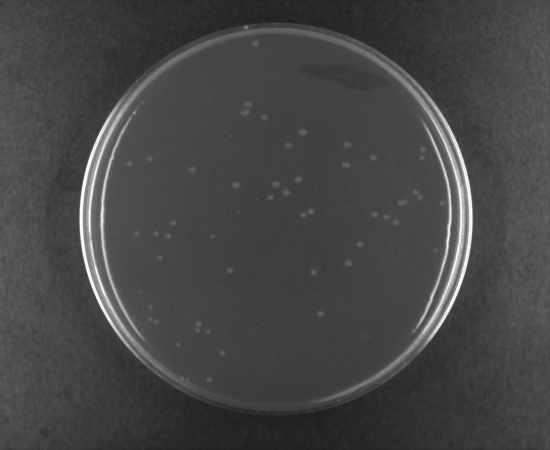
#> input picture img.png, 1100 x 900 px, given in place of 0B3.Tif, which was not available (shown at 1/2 size)
$ python counter.py   (older library calls are emulated)
#> lines starting #> are read from the running program, lines starting #| are printed output that depends on the picture; after the words box and inside, x2 and y2 are one past the last pixel; in counts of white or black regions, pixels touching at a corner belong together; pictures that were not available may be replaced by others from this repository, and a replacement may not be noted
# -*- coding: utf-8 -*-
import numpy as np
import matplotlib.pyplot as plt
from skimage import draw, morphology, transform, filters, feature, measure, color
import cv2


def cut(img, sigma=0.1, plate_width=40):
    im = img.copy()
    im = transform.resize(im, (550, 672))
    contour = feature.canny(im, sigma=sigma)
    blotmap = morphology.dilation(contour, selem=morphology.disk(3))
    radius = np.arange(210, 275, step=3)
    hough = transform.hough_circle(blotmap, radius=radius)
    plate_index = np.unravel_index(hough.argmax(), hough.shape)
    center = (plate_index[1], plate_index[2])
    radius = radius[plate_index[0]] - plate_width
    c = draw.disk(center, radius)
    mask = np.zeros_like(im)
    mask[c] = 1.
    blotmap = blotmap * mask
    return blotmap


def recognize(blotmap):
    label = measure.label(blotmap, connectivity=1)
    label = label.astype(np.int32)  # Convert labels to int32
    blur_map = filters.gaussian(blotmap, 2)
    peaks = feature.peak_local_max(blur_map, min_distance=2, labels=label, num_peaks_per_label=10)
    return peaks.shape[0], peaks


def graph(img, peaks, show=True, fname=None):
    im = img.copy()
    im = transform.resize(im, (550, 672))
    im = color.gray2rgb(im)

    fig, ax = plt.subplots(dpi=150)
    ax.imshow(im)
    ax.scatter(peaks[:, 1], peaks[:, 0], s=20, linewidths=0.3)
    ax.text(75, 520, 'count: {}'.format(peaks.shape[0]), color='white')
    plt.axis('off')
    if show:
        plt.show()
    if fname:
        fig.savefig(fname)


if __name__ == '__main__':
    img = cv2.imread('0B3.Tif', cv2.IMREAD_GRAYSCALE) / 255.0
#> img: shape (900, 1100) float64; min 0.11, max 1, mean 0.274
    plate = cut(img)
#> in cut, `im = transform.resize(im, (550, 672))`:
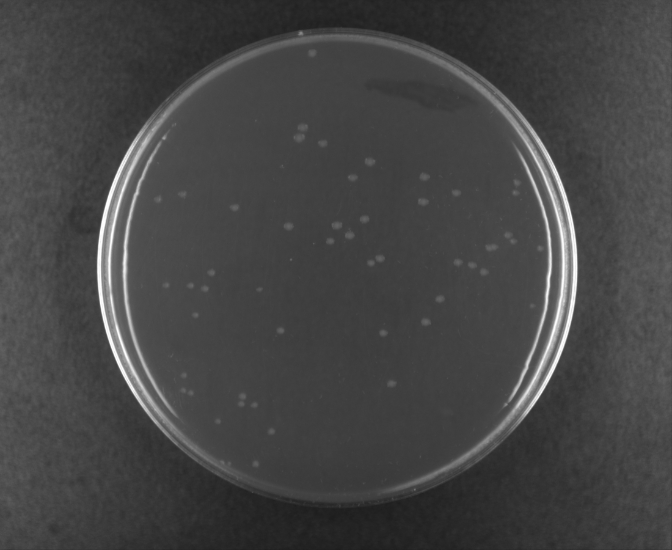
#> im: shape (550, 672) float64; min 0.115, max 1, mean 0.274
#> in cut, `contour = feature.canny(im, sigma=sigma)`:
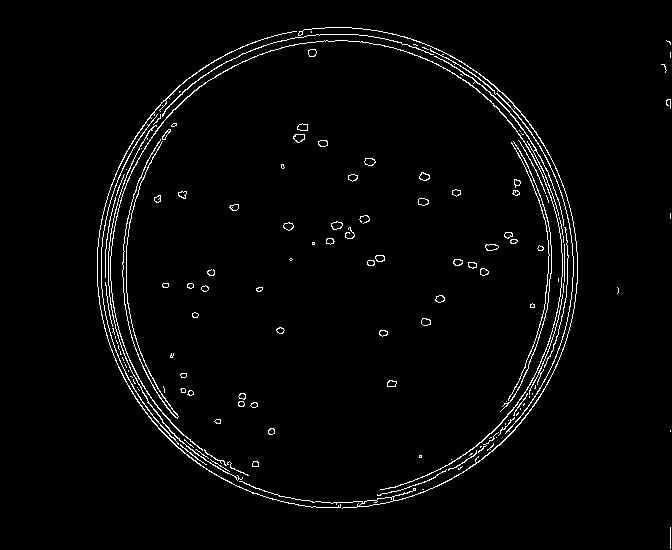
#> contour: shape (550, 672) bool; 2.5% white in thin lines or dots, all inside (x1, y1, x2, y2) = (97, 27, 671, 549)
#> in cut, `blotmap = morphology.dilation(contour, selem=morphology.disk(3))`:
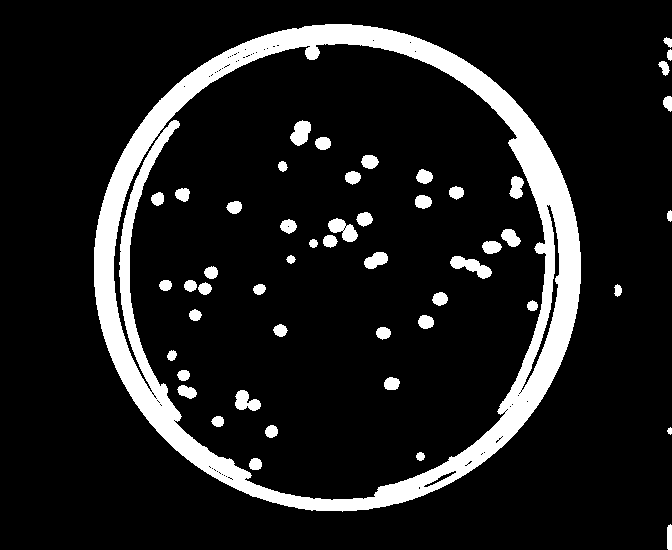
#> blotmap: shape (550, 672) bool; 11.8% white; 51 white regions, largest, box (x1, y1, x2, y2) and area: (94, 24, 581, 512) 35756, (450, 256, 492, 279) 466, (328, 218, 358, 242) 400
#> in cut, `plate_index = np.unravel_index(hough.argmax(), hough.shape)`: plate_index = (9, 265, 332)
#> in cut, `center = (plate_index[1], plate_index[2])`: center = (265, 332)
#> in cut, `radius = radius[plate_index[0]] - plate_width`: radius = 197
#> in cut, `c = draw.disk(center, radius)`: c = 121893 positions, rows 69 to 461, columns 136 to 528
#> in cut, `blotmap = blotmap * mask`:
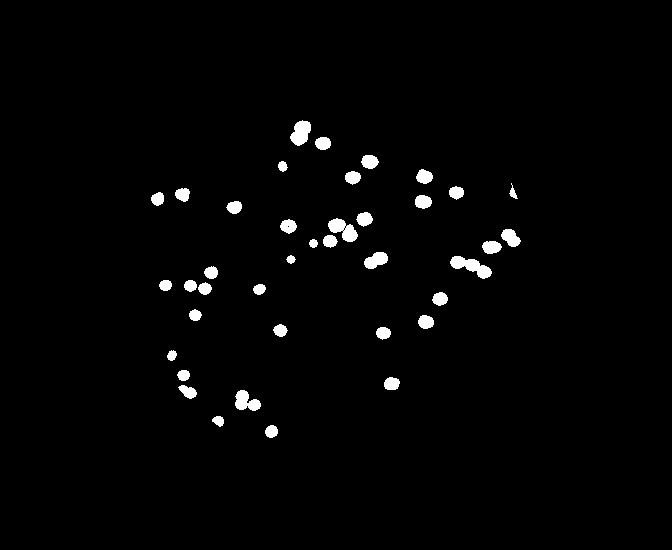
#> blotmap: shape (550, 672) float64; values 0 (black) and 1 (white), 1.8% white; 39 white regions, largest, box (x1, y1, x2, y2) and area: (450, 256, 492, 279) 466, (328, 218, 358, 242) 400, (290, 120, 311, 146) 369
    num, dots = recognize(plate)
#> in recognize, `label = measure.label(blotmap, connectivity=1)`:
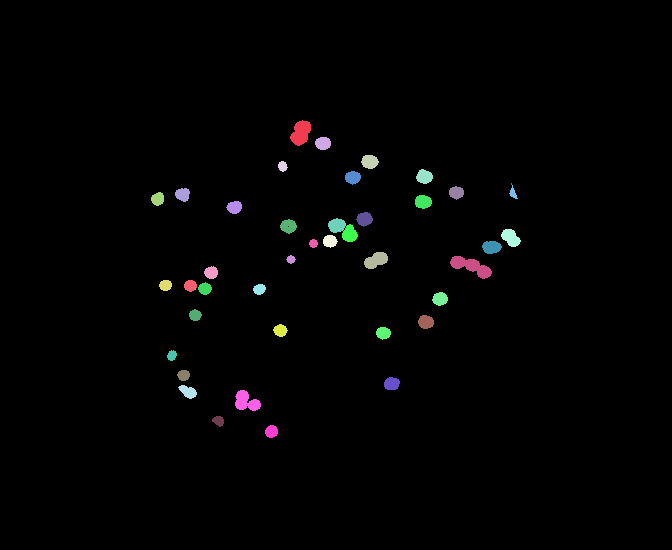
#> label: shape (550, 672) int64; 42 distinct labels, from 0 to 41; one colour per label, 0 black
#> in recognize, `label = label.astype(np.int32)`: label: shape (550, 672) int32; 42 distinct labels, from 0 to 41
#> in recognize, `blur_map = filters.gaussian(blotmap, 2)`:
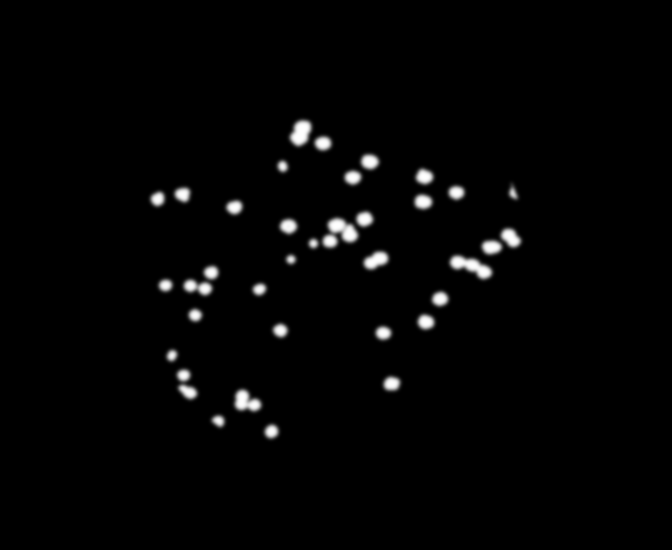
#> blur_map: shape (550, 672) float64; min 0, max 1, mean 0.018
#> in recognize, `peaks = feature.peak_local_max(blur_map, min_distance=2, labels=label,..`: peaks = 48 pairs, first value 128 to 431, second value 157 to 512
#> num = 48; dots has the same summary as peaks in recognize
    graph(img, dots, fname='test.png')
#> in graph, `plt.show()`:
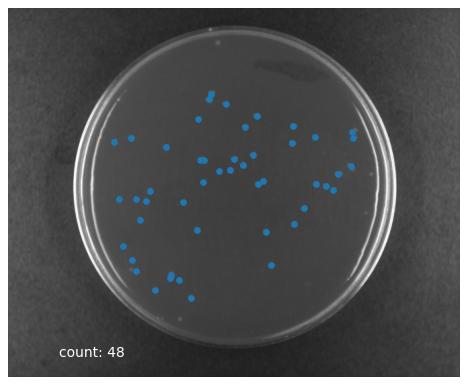
#> figure drawn by matplotlib, 1 panel
    # graph(plate, dots)
    print(num)
#| 48
